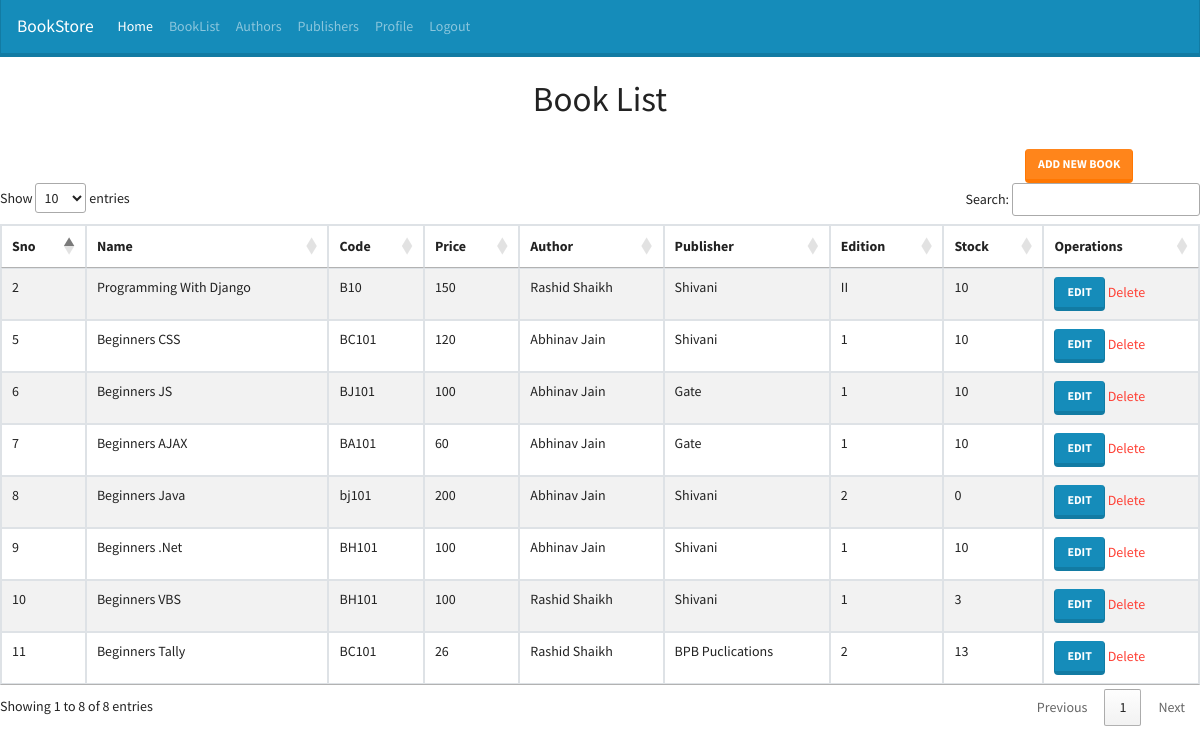
/BookKeeper/BookList/ (signed in), run on the app's committed database.
### BookKeeper/models.py (models this page shows, shortened)
class Book(models.Model):
	bname = models.CharField(max_length=30)
	bcode = models.CharField(max_length=10)
	bprice = models.IntegerField(default=0)
	bauthor = models.ForeignKey(Author, on_delete=models.CASCADE)
	bpublisher = models.ForeignKey(Publisher, on_delete=models.CASCADE)
	bedition = models.CharField(max_length=2)
	bstock = models.IntegerField(default=0)

class Author(models.Model):
	aname = models.CharField(max_length=30)
	def __str__(self):
		return self.aname

class Publisher(models.Model):
	pname = models.CharField(max_length=30)
	def __str__(self):
		return self.pname

### BookKeeper/views.py (the view)
# urls.py: url(r'BookList/', views.book_list, name='BookList'),
def book_list(request, template_name="book_list.html"):
	login_status = request.session['login_status']
	fullname = request.session['user_fullname']
	loginname = request.session['loginname']
	if(login_status=="1"):
		books = Book.objects.all()    #select * from Book
		data = {}
		data['object_list'] = books
		return render(request, template_name, data)
	else:
		return redirect("BookKeeper:home")

### BookKeeper/templates/book_list.html (shortened to what this page needs)
{% load static %}
<!DOCTYPE html>
<html>
<head>
	<link rel="stylesheet" type="text/css" href="{% static 'css/bootstrap.min.css' %}">
</head>
<body>
<nav class="navbar navbar-expand-lg navbar-dark bg-primary">
  <a class="navbar-brand" href="#">BookStore</a>
  <div class="collapse navbar-collapse" id="navbarColor01">
    <ul class="navbar-nav mr-auto">
      <li class="nav-item">
        <a class="nav-link active" href="{%url 'BookKeeper:dashboard'%}">Home</a>
      </li>
      <li class="nav-item">
        <a class="nav-link" href="{%url 'BookKeeper:BookList'%}">BookList</a>
      </li>
      <li class="nav-item">
        <a class="nav-link" href="{%url 'BookKeeper:AuthorList'%}">Authors</a>
      </li>
      <li class="nav-item">
        <a class="nav-link" href="#">Publishers</a>
      </li>
      <li class="nav-item">
        <a class="nav-link" href="#">Profile</a>
      </li>
       <li class="nav-item">
        <a class="nav-link" href="{%url 'BookKeeper:logout'%}">Logout</a>
      </li>
    </ul>
  </div>
</nav>
<br/>
<center><h1>Book List</h1></center>
<br/>
<div class="row">
	<div class="col-lg-2 col-md-2">&nbsp;</div>
	<div class="col-lg-8 col-md-8 col-sm-12">
	</div>
	<div class="col-lg-2 col-md-2">
		<a href="{% url 'BookKeeper:BookAdd' %}" class="btn btn-warning">Add New Book</a>
	</div>
</div>
<div class="row">
	<div class="col-lg-12 col-md-12 col-sm-12">
		<table class="table table-bordered table-hover table-striped" id="BooksListTable">
			<thead>
				<tr>
					<th>Sno</th>
					<th>Name</th>
					<th>Code</th>
					<th>Price</th>
					<th>Author</th>
					<th>Publisher</th>
					<th>Edition</th>
					<th>Stock</th>
					<th>Operations</th>
				</tr>
			</thead>
			<tbody>
				{% for b in object_list %}
				<tr>
					<td>{{b.id}}</td>
					<td>{{b.bname}}</td>
					<td>{{b.bcode}}</td>
					<td>{{b.bprice}}</td>
					<td>{{b.bauthor}}</td>
					<td>{{b.bpublisher}}</td>
					<td>{{b.bedition}}</td>
					<td>{{b.bstock}}</td>
					<td>
						<a href="{%url 'BookKeeper:BookEdit' b.id %}" class="btn btn-primary">Edit</a>
						<a href="{%url 'BookKeeper:BookDelete' b.id %}" class="text-danger">Delete</a>
					</td>
				</tr>
				{% endfor %}
			</tbody>
		</table>
	</div>
</div>
	<link rel="stylesheet" type="text/css" href="//cdn.datatables.net/1.10.19/css/jquery.dataTables.min.css">
</body>
</html>

### data on the page
Book: id "2", bname "Programming With Django", bcode "B10", bprice "150", bauthor "Rashid Shaikh", bpublisher "Shivani", bedition "II", bstock "10"
Book: id "5", bname "Beginners CSS", bcode "BC101", bprice "120", bauthor "Abhinav Jain", bpublisher "Shivani", bedition "1", bstock "10"
Book: id "6", bname "Beginners JS", bcode "BJ101", bprice "100", bauthor "Abhinav Jain", bpublisher "Gate", bedition "1", bstock "10"
Book: id "7", bname "Beginners AJAX", bcode "BA101", bprice "60", bauthor "Abhinav Jain", bpublisher "Gate", bedition "1", bstock "10"
Book: id "8", bname "Beginners Java", bcode "bj101", bprice "200", bauthor "Abhinav Jain", bpublisher "Shivani", bedition "2", bstock "0"
Book: id "9", bname "Beginners .Net", bcode "BH101", bprice "100", bauthor "Abhinav Jain", bpublisher "Shivani", bedition "1", bstock "10"
Book: id "10", bname "Beginners VBS", bcode "BH101", bprice "100", bauthor "Rashid Shaikh", bpublisher "Shivani", bedition "1", bstock "3"
Book: id "11", bname "Beginners Tally", bcode "BC101", bprice "26", bauthor "Rashid Shaikh", bpublisher "BPB Puclications", bedition "2", bstock "13"
